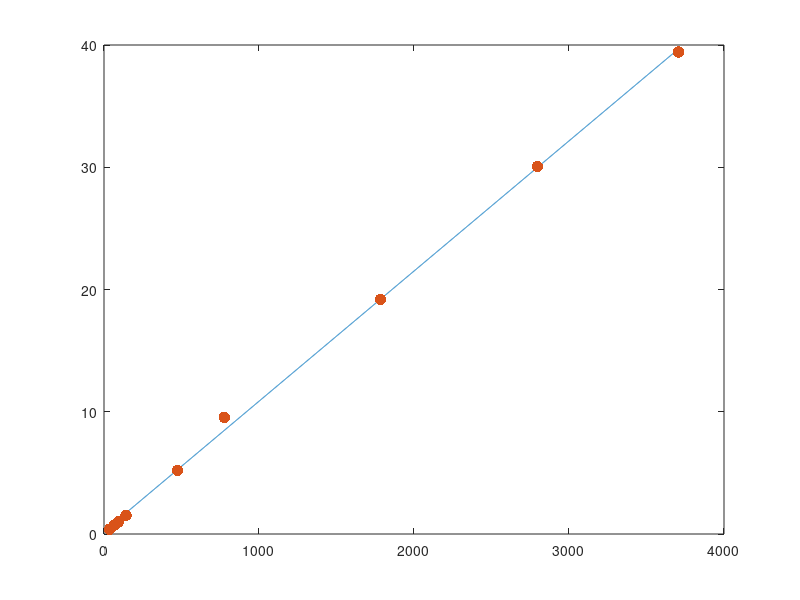

The MATLAB script that drew this image:
distance = [36 67 93 142 474 776 1784 2796 3707];
length = [0.24 0.61 1.00 1.88 11.86 29.46 84.07 164.82 247.68];

A = [ones(size(distance, 2), 1), distance'];
x = A \ length';

% Residuals.
r = A * x - length';
r2 = sum(r(:,1)' * r(:, 1))
corrcoef(distance, length)

% Plot.
b = x(1, 1);
a = x(2, 1);
xr = min(distance):max(distance);

plot(xr, xr*a + b, '-', distance, length, '.', 'markersize', 25);
pause;

% Normalize with log.
y = log(length);
x = A \ y';

% Residuals.
corrcoef(distance, y)

% Plot.
b = x(1, 1);
a = x(2, 1);
xr = min(distance):max(distance);

plot(xr, xr*a + b, '-', distance, y, '.', 'markersize', 25);
pause;

% Normalize with sqrt.
y = sqrt(length);
x = A \ y';

% Residuals.
corrcoef(distance, y)

% Plot.
b = x(1, 1);
a = x(2, 1);
xr = min(distance):max(distance);

plot(xr, xr*a + b, '-', distance, y, '.', 'markersize', 25);
pause;

% Normalize with y^(2/3).
y = length.^(2/3);
x = A \ y';

% Residuals.
corrcoef(distance, y)

% Plot.
b = x(1, 1);
a = x(2, 1);
xr = min(distance):max(distance);

plot(xr, xr*a + b, '-', distance, y, '.', 'markersize', 25);
pause;
